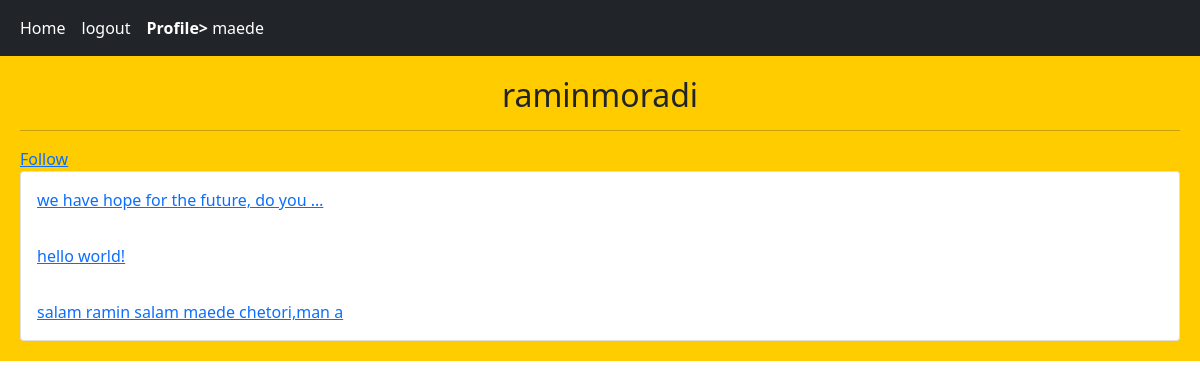
Screenshot of /accounts/profile/3/ (signed in) with the database file from the repository.
### home/models.py (models this page shows, shortened)
class Post(models.Model):
    user = models.ForeignKey(User,on_delete=models.CASCADE,related_name='posts')
    body = models.TextField()
    slug = models.SlugField()
    created = models.DateTimeField(auto_now_add=True)
    updated = models.DateTimeField(auto_now=True)
    class Meta:
        ordering = ['-created','-updated']
    def get_absolute_url(self):
        return reverse('home:post_detail', args=(self.id,self.slug))

### accounts/views.py (the view)
# urls.py: path('profile/<int:user_id>/',views.UserProfileView.as_view(),name='user_profile'),
class UserProfileView(LoginRequiredMixin,View):
    def get(self,request,user_id):
        is_following = False
        user = User.objects.get(pk=user_id)
        posts = user.posts.all()
        relation = Relation.objects.filter(from_user=request.user, to_user=user)
        if relation.exists():
            is_following = True
        return render(request,'accounts/profile.html', {'user':user,'posts':posts,'is_folowing':is_following})

### accounts/templates/accounts/profile.html (shortened to what this page needs)
{% extends 'base.html' %}
{% block content %}
    <h2 class="text-center"> {{ user.username }} </h2>
    <hr/>
    {% if request.user.id != user.id and not is_following %}
        <a href="{% url 'accounts:user_follow' user.id %}">Follow</a>
    {% elif request.user.id != user.id and is_following %}
        <a href="{% url 'accounts:user_unfollow' user.id %}">UnFollow</a>
    {% endif %}
    <div class="card">
        {%for post in posts %}
            <a href="{{ post.get_absolute_url }}" class="card-body">{{post.body|truncatewords:8 }}</a>
        {% endfor%}
    </div>
{% endblock %}

### templates/include/navbar.html
<nav class="navbar navbar-expand-lg navbar-dark bg-dark">
  <div class="container-fluid">
    <div class="navbar-nav">
      <a class="nav-link active" href="{% url 'home:index' %}">Home</a>
      {% if request.user.is_authenticated %}
        <a class="nav-link active" href="{% url 'accounts:user_logout' %}">logout</a>
      <a class="nav-link active" href="{% url 'accounts:user_profile' request.user.pk %}"><strong> Profile>  </strong> {{request.user}} </a>
      {% else %}
        <a  class="nav-link active" href = "{% url 'accounts:user_register' %}">Register</a>
        <a  class="nav-link active" href = "{% url 'accounts:user_login' %}">Login</a>
      {% endif %}
    </div>
  </div>
</nav>

### rows the page displays
Post: body "we have hope for the future, do you …"
Post: body "hello world!"
Post: body "salam ramin salam maede chetori,man a"

### other values shown
{{ request.user }} "maede"
{{ user.username }} "raminmoradi"
